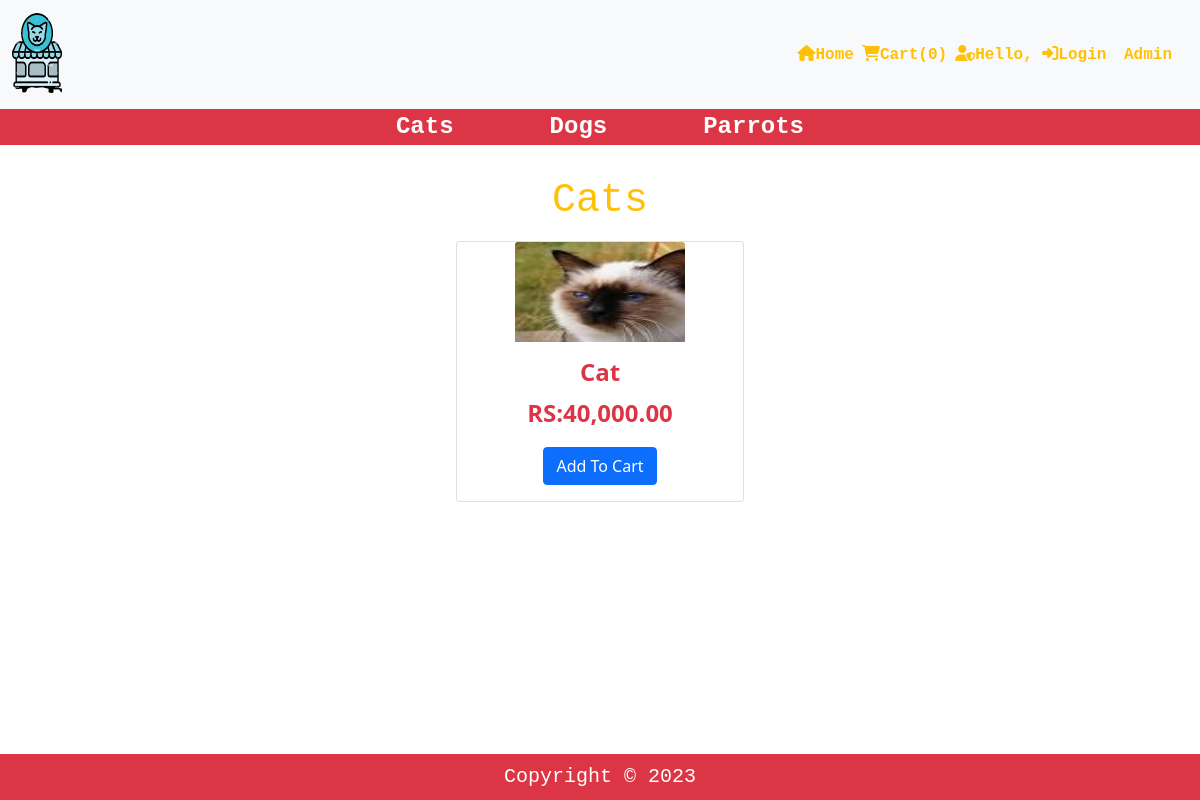
The app's page /user/cats.php with its own data.
### tables this page shows
CREATE TABLE `tblproduct` (
  `id` int(11) NOT NULL,
  `Pname` varchar(100) NOT NULL,
  `Pprice` varchar(100) NOT NULL,
  `Pimage` varchar(200) NOT NULL,
  `Pcategory` varchar(100) NOT NULL
);

### user/cats.php (the view, shortened to what this page needs)
<!DOCTYPE html>
<html lang="en">
<head>
    <?php
    include'header.php';
    ?>
</head>
<body>
  <div class="container-fluid">
    <div class="col-md-12">
    <div class="row">
    <h1 class="text-warning font-monospace my-3 text-center">Cats</h1>
<?php
include 'config.php';
$Record=mysqli_query($con," SELECT* FROM `tblproduct`");
while ($row=mysqli_fetch_array($Record)){
$check_page=$row['Pcategory'];
if($check_page ==='Cats'){
  echo"
  <div class='col-md-6 col-lg-4 m-auto mb-3'>
      <form action='Insertcart.php' method='POST'>
      <div class='card m-auto'style='width: 18rem;'>
      <img src='../admin/product/$row[Pimage]' class='card-img-top m-auto' style='width:170px; height:100px;'  alt='...'>
    <div class='card-body text-center'>
      <h5 class='card-title text-danger fs-4 fw-bold'>$row[Pname]</h5>
      <p class='card-text text-danger fs-4 fw-bold'> ";?> RS:<?php echo number_format($row['Pprice'],2)?> <?php echo"</p>
      <input type='hidden' name='Pname' value='$row[Pname]'>
      <input type='hidden' name='Pprice' value='$row[Pprice]'>
     <button type='submit' name='addcart' class='btn btn-primary'>Add To Cart</button>
    </div>
    </form>
  </div>
  </div>
  ";
}
}
?>
</div> </div> </div>
<?php
include 'footer.php';
?>
</body>
</html>

### records on screen
tblproduct: Pimage (picture), Pname "Cat", Pprice "40,000.00"

### other values on screen
$count "0"
